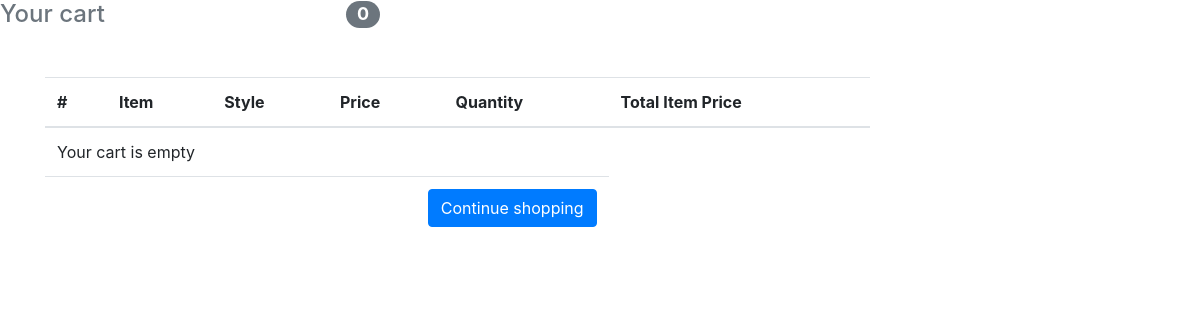
Before: /order-summary/ (signed in) with the older database file.
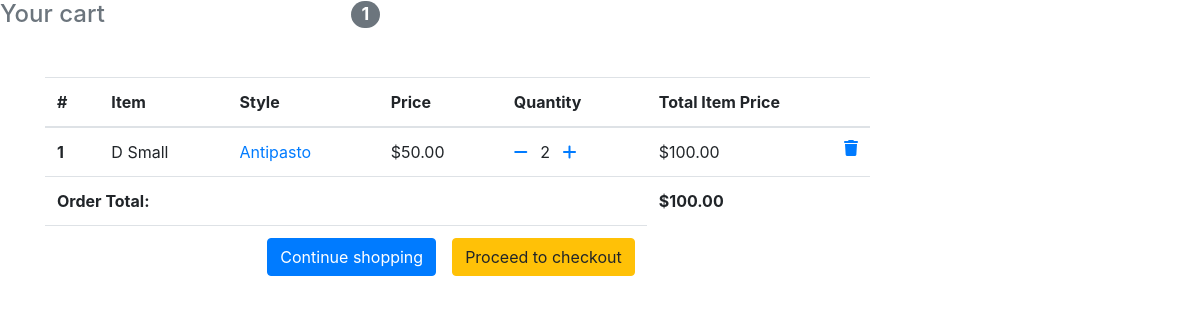
After: the same page with the newer database file.
### orders/models.py (models this page shows, shortened)
class Order(models.Model):
	user = models.ForeignKey(settings.AUTH_USER_MODEL, on_delete=models.CASCADE)
	items = models.ManyToManyField(OrderItem)
	start_date = models.DateTimeField(auto_now_add = True)
	ordered_date = models.DateTimeField
	ordered = models.BooleanField(default=False)
	def get_total(self):
		total = 0
		for order_item in self.items.all():
			total += order_item.get_final_price()
		return total

class OrderItem(models.Model):
	SIZE_CHOICES = [
		('Large', 'Large'),
		('Small', 'Small')
	]
	user = models.ForeignKey(settings.AUTH_USER_MODEL, on_delete=models.CASCADE)
	ordered = models.BooleanField(default=False)
	item = models.ForeignKey(Item, on_delete=models.CASCADE)
	size = models.CharField(max_length=5, choices=SIZE_CHOICES, blank=True, null=True)
	quantity = models.IntegerField(default=1)
	def get_toppings(self):
		toppings_added = ", ".join(str(t) for t in self.toppings.all())
		return toppings_added
	def get_total_small_item_price(self):
		return self.quantity * self.item.price_small
	def get_final_price(self):
		if self.size == "Small":
			return self.get_total_small_item_price()
		return self.get_total_item_price()

class Item(models.Model):
	title = models.CharField(max_length=100)
	price = models.DecimalField(max_digits=4, decimal_places=2, blank=True, null=True)
	price_small = models.DecimalField(max_digits=4, decimal_places=2, blank=True, null=True)
	has_sizes = models.BooleanField(default=False)
	category = models.CharField(choices=CATEGORY_CHOICES, max_length=2)
	label = models.CharField(choices=LABEL_CHOICES, max_length=1, default='P')
	slug = models.SlugField()
	slug_small = models.SlugField()

### orders/views.py (the view)
# urls.py: path('order-summary/', OrderSummaryView.as_view(), name='order-summary'),
class OrderSummaryView(LoginRequiredMixin, View):
    def get(self, *args, **kwargs):
        try:
            order = Order.objects.get(user=self.request.user, ordered=False)
            context = {
                'object': order
            }
            return render(self.request, 'orders/order_summary.html', context)
        except ObjectDoesNotExist:
            messages.error(self.request, "You do not have an active order.")
            return redirect("/")

### orders/templatetags/cart_template_tags.py (called while the page is built)
@register.filter
def cart_item_count(user):
    if user.is_authenticated:
        qs = Order.objects.filter(user=user, ordered=False)
        if qs.exists():
            return qs[0].items.count()
    return 0

### orders/templates/orders/order_summary.html (shortened to what this page needs)
{% extends "orders/base.html" %}
{% load cart_template_tags %}
{% block side %}
    <h4 class="d-flex justify-content-between align-items-center mb-3">
        <span class="text-muted">Your cart</span>
        <span class="badge badge-secondary badge-pill">{{ request.user|cart_item_count }}</span>
    </h4>
{% endblock %}
{% block main %}
<div class="table-responsive text-nowrap">
        <table class="table">
        <thead>
            <tr>
                <th scope="col">#</th>
                <th scope="col">Item</th>
                <th scope="col">Style</th>
                <th scope="col">Price</th>
                <th scope="col">Quantity</th>
                <th scope="col">Total Item Price</th>
            </tr>
        </thead>
        <tbody>
            {% for order_item in object.items.all %}
            <tr>
                <th scope="row">{{ forloop.counter }}</th>
                <td>{{ order_item.item.category }}
                    {% if order_item.item.has_sizes %}
                        {{ order_item.size }}
                    {% endif %}
                </td>
                <td>
                    <a href="{% url 'order_item' order_item.id%}">
                        {{ order_item.item.title }}
                    </a>
                </td>
                <td>
                {% if order_item.size == "Small" %}
                    ${{ order_item.item.price_small }}
                {% else %}
                    ${{ order_item.item.price }}
                {% endif %}
                </td>
                <td>
                {% if order_item.size == "Small" %}
                    <a href="{% url 'remove-single-small-item-from-cart' order_item.item.slug_small %}"><i class="fas fa-minus mr-2"></i></a>
                {% else %}
                    <a href="{% url 'remove-single-item-from-cart' order_item.item.slug %}"><i class="fas fa-minus mr-2"></i></a>
                {% endif %}
                    {{ order_item.quantity }}
                {% if order_item.size == "Small" %}
                    <a href="{% url 'add-small-to-cart' order_item.item.slug_small %}"><i class="fas fa-plus ml-2"></i></a>
                {% else %}
                    <a href="{% url 'add-to-cart' order_item.item.slug %}"><i class="fas fa-plus ml-2"></i></a>
                {% endif %}
                </td>
                <td>
                {% if order_item.size == "Small" %}
                    ${{ order_item.get_total_small_item_price }}
                {% else %}
                    ${{ order_item.get_total_item_price }}
                {% endif %}
                {% if order_item.size == "Small" %}
                    <a href="{% url 'remove-small-from-cart' order_item.item.slug %}"><i class="fas fa-trash float-right"></i></a>
                {% else %}
                    <a href="{% url 'remove-from-cart' order_item.item.slug %}"><i class="fas fa-trash float-right"></i></a>
                {% endif %}
                </td>
            </tr>
            {% empty %}
            <tr>
                <td colspan="5">Your cart is empty</td>
            </tr>
            <tr>
                <td colspan="5">
                    <a class="btn btn-primary float-right" href="/">Continue shopping</a>
                </td>
            </tr>
            {% endfor %}
            {% if object.get_total %}
            <tr>
                <td colspan="5"><b>Order Total:</b></td>
                <td><b>${{ object.get_total }}</b></td>
            </tr>
            <tr>
                <td colspan="5">
                    <a class="btn btn-warning float-right ml-3" href="/checkout/">Proceed to checkout</a>
                    <a class="btn btn-primary float-right" href="/">Continue shopping</a>
                </td>
            </tr>
            {% endif %}
        </tbody>
        </table>
    </div>
{% endblock %}

### orders/templates/orders/base.html (shortened to what this page needs)
<!DOCTYPE html>
<html>
<head>
	<link rel="stylesheet" href="https://stackpath.bootstrapcdn.com/bootstrap/4.5.0/css/bootstrap.min.css">
	{% load static %}
</head>
<body>
	<div class="row">
		<div class="col-md-4 order-md-2 mb-4">
			{% block side %}
			{% endblock %}
		</div>
	</div>
	<div id="content" name="content" class="container">
		<div class="row">
			<div class="col-md-9 order-md-1">
				{% block main %}
				{% endblock %}
			</div>
			<div class="col-md-3 order-md-2 mb-4">
			</div>
		</div>
	</div>
</body>
</html>

Changed rows visible on the page:
added OrderItem: item.category "D", size "Small", item "Antipasto", item.price_small "50.00", quantity "2", get_total_small_item_price "100.00"
now on this page (row unchanged): Order: get_total "100.00"
Other visible differences:
{{ request.user|cart_item_count }}: "0" → "1"
text no longer shown: "Your cart is empty"
text now shown: "Order Total: $ Proceed to checkout"
